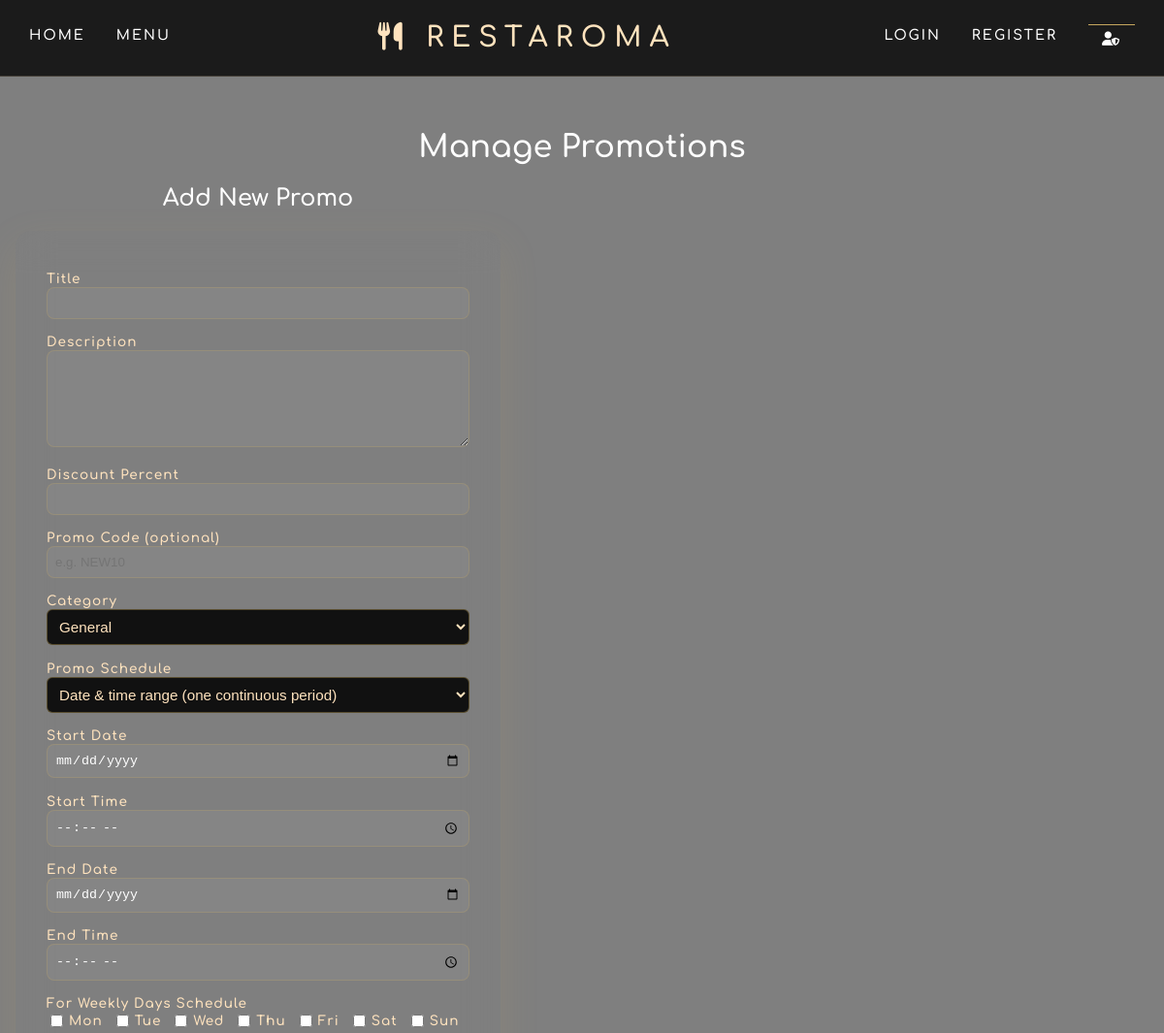
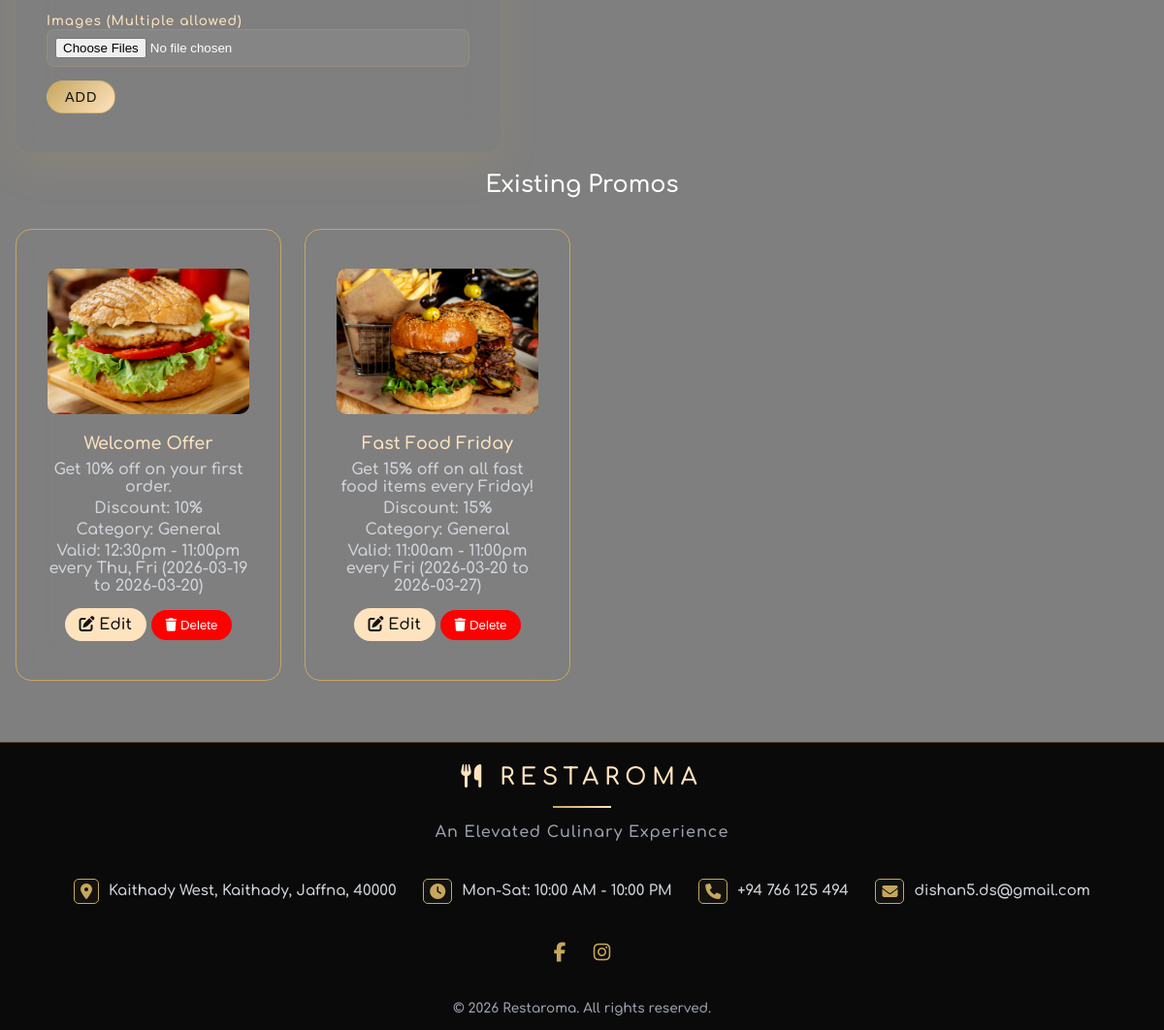
The page /admin/manage_promos.php (signed in) on the database its author committed (2 pictures, top to bottom).
### tables this page shows
CREATE TABLE IF NOT EXISTS `promos` (
  `id` int NOT NULL AUTO_INCREMENT,
  `title` varchar(150) NOT NULL,
  `description` text,
  `discount_percent` int DEFAULT '0',
  `category` varchar(100) DEFAULT NULL,
  `start_date` datetime NOT NULL,
  `end_date` datetime NOT NULL,
  `created_at` timestamp NULL DEFAULT CURRENT_TIMESTAMP,
  `images` json DEFAULT (_cp850'[]'),
  `status` enum('active','inactive') DEFAULT 'active',
  `featured` tinyint(1) DEFAULT '0',
  `schedule_type` varchar(10) NOT NULL DEFAULT 'range',
  `valid_from` date DEFAULT NULL,
  `valid_to` date DEFAULT NULL,
  `weekly_days` varchar(50) DEFAULT NULL,
  `daily_start_time` time DEFAULT NULL,
  `daily_end_time` time DEFAULT NULL,
  `promo_code` varchar(30) DEFAULT NULL,
  PRIMARY KEY (`id`)
);

### admin/manage_promos.php (the view, shortened to what this page needs)
<?php
$pageClass = "admindash-page";
require __DIR__ . '/../config/db.php';
require __DIR__ . '/../includes/header.php';
$editPromo = null;
$stmt = $pdo->query("SELECT * FROM promos ORDER BY created_at DESC");
$promos = $stmt->fetchAll();
?>
<h1>Manage Promotions</h1>
<div class="manage-menu-wrapper">
    <h2><?php echo $editPromo ? 'Edit Promo' : 'Add New Promo'; ?></h2>
    <form action="" method="post" enctype="multipart/form-data" class="form-card">
        <div class="form-group">
            <label for="title">Title</label>
            <input required type="text" id="title" name="title"
                value="<?php echo $editPromo ? htmlspecialchars($editPromo['title']) : ''; ?>">
        </div>
        <div class="form-group">
            <label for="description">Description</label>
            <textarea id="description"
                name="description"><?php echo $editPromo ? htmlspecialchars($editPromo['description']) : ''; ?></textarea>
        </div>
        <div class="form-group">
            <label for="discount_percent">Discount Percent</label>
            <input required type="number" min="1" max="100" id="discount_percent" name="discount_percent"
                value="<?php echo $editPromo ? (int)$editPromo['discount_percent'] : ''; ?>">
        </div>
        <div class="form-group">
            <label for="promo_code">Promo Code (optional)</label>
            <input type="text" id="promo_code" name="promo_code" maxlength="30" placeholder="e.g. NEW10"
                value="<?php echo $editPromo ? htmlspecialchars((string)($editPromo['promo_code'] ?? '')) : ''; ?>">
        </div>
        <div class="form-group">
            <label for="category">Category</label>
            <select name="category" id="category" required>
                <?php
                $cats = ['General','Lunch','Dinner','Seasonal','Limited Time'];
                foreach ($cats as $cat):
                    $selected = $editPromo && $editPromo['category'] === $cat ? 'selected' : '';
                ?>
                <option value="<?php echo $cat; ?>" <?php echo $selected; ?>><?php echo $cat; ?></option>
                <?php endforeach; ?>
            </select>
        </div>
        <div class="form-group">
            <label for="schedule_type">Promo Schedule</label>
            <?php $st = ($editPromo['schedule_type'] ?? '') ?: 'range'; ?>
            <select name="schedule_type" id="schedule_type" required>
                <option value="range" <?php echo $st === 'range' ? 'selected' : ''; ?>>Date &amp; time range (one
                    continuous period)</option>
            </select>
        </div>
        <div class="form-group">
            <label for="start_date">Start Date</label>
            <input required type="date" id="start_date" name="start_date"
                value="<?php echo $editPromo ? date('Y-m-d', strtotime($editPromo['start_date'])) : ''; ?>">
        </div>
        <div class="form-group">
            <label for="start_time">Start Time</label>
            <input required type="time" id="start_time" name="start_time"
                value="<?php echo $editPromo ? date('H:i', strtotime($editPromo['start_date'])) : ''; ?>">
        </div>
        <div class="form-group">
            <label for="end_date">End Date</label>
            <input required type="date" id="end_date" name="end_date"
                value="<?php echo $editPromo ? date('Y-m-d', strtotime($editPromo['end_date'])) : ''; ?>">
        </div>
        <div class="form-group">
            <label for="end_time">End Time</label>
            <input required type="time" id="end_time" name="end_time"
                value="<?php echo $editPromo ? date('H:i', strtotime($editPromo['end_date'])) : ''; ?>">
        </div>
        <div class="form-group">
            <label>For Weekly Days Schedule</label>
            <?php
                $selectedDays = [];
                $weekLabels = [1=>'Mon',2=>'Tue',3=>'Wed',4=>'Thu',5=>'Fri',6=>'Sat',7=>'Sun'];
            ?>
            <div style="display:flex;gap:10px;flex-wrap:wrap;">
                <?php foreach ($weekLabels as $num => $lbl): ?>
                <label style="display:flex;align-items:center;gap:3px;">
                    <input type="checkbox" name="weekly_days[]" value="<?php echo $num; ?>"
                        <?php echo in_array((string)$num, $selectedDays, true) ? 'checked' : ''; ?>>
                    <?php echo $lbl; ?>
                </label>
                <?php endforeach; ?>
            </div>
        </div>
        <div class="form-group">
            <label for="images">Images (Multiple allowed)</label>
            <input type="file" id="images" name="images[]" accept="image/*" multiple>
        </div>
        <div class="admin-menu-form">
            <button type="submit" class="btn"><?php echo $editPromo ? 'UPDATE' : 'ADD'; ?></button>
        </div>
    </form>
</div>
<h2>Existing Promos</h2>
<div class="admin-menu-grid">
    <?php foreach ($promos as $promo): ?>
    <div class="admin-menu-card">
        <?php
$start = strtotime($promo['start_date']);
$end = strtotime($promo['end_date']);
?>
        <?php
        $images = json_decode($promo['images'], true);
        if (!empty($images)):
        ?>
        <img src="../assets/images/<?php echo htmlspecialchars($images[0]); ?>"
            alt="<?php echo htmlspecialchars($promo['title']); ?>">
        <?php endif; ?>
        <h3><?php echo htmlspecialchars($promo['title']); ?></h3>
        <p><?php echo htmlspecialchars($promo['description']); ?></p>
        <p>Discount: <?php echo (int)$promo['discount_percent']; ?>%</p>
        <p>Category: <?php echo htmlspecialchars($promo['category']); ?></p>
        <?php if (($promo['schedule_type'] ?? 'range') === 'weekly' && !empty($promo['valid_from']) && !empty($promo['valid_to'])): ?>
        <?php
            $dayMap = [1=>'Mon',2=>'Tue',3=>'Wed',4=>'Thu',5=>'Fri',6=>'Sat',7=>'Sun'];
            $days = array_filter(array_map('trim', explode(',', (string)($promo['weekly_days'] ?? ''))));
            $labels = [];
            foreach ($days as $d) {
                $n = (int)$d;
                if (isset($dayMap[$n])) $labels[] = $dayMap[$n];
            }
            $ds = $promo['daily_start_time'] ?: date('H:i:s', $start);
            $de = $promo['daily_end_time'] ?: date('H:i:s', $end);
        ?>
        <p>
            Valid:
            <?php echo htmlspecialchars(date('g:ia', strtotime('1970-01-01 '.$ds))); ?> -
            <?php echo htmlspecialchars(date('g:ia', strtotime('1970-01-01 '.$de))); ?>
            every <?php echo htmlspecialchars(implode(', ', $labels)); ?>
            (<?php echo htmlspecialchars($promo['valid_from']); ?> to
            <?php echo htmlspecialchars($promo['valid_to']); ?>)
        </p>
        <?php else: ?>
        <p>Valid: <?php echo htmlspecialchars($promo['start_date']); ?> -
            <?php echo htmlspecialchars($promo['end_date']); ?></p>
        <?php endif; ?>
        <form method="POST" action="" class="delete-form">
            <a href="?edit=<?php echo (int)$promo['id']; ?>" class="edit-btn"><i class="fas fa-edit"></i> Edit</a>
            <button type="submit" class="delete-btn" onclick="return confirm('Delete this promo?');"><i
                    class="fas fa-trash"></i> Delete</button>
        </form>
    </div>
    <?php endforeach; ?>
</div>
<?php
require __DIR__ . '/../includes/footer.php';
?>

### includes/header.php (shortened to what this page needs)
<!DOCTYPE html>
<html lang="en">
<head>
    <link rel="stylesheet" href="https://cdnjs.cloudflare.com/ajax/libs/font-awesome/6.5.0/css/all.min.css">
    <link rel="stylesheet" href="/Restaurant-System/assets/css/style.css?v=2">
    <?php if(isset($pageClass) && $pageClass === 'admindash-page'): ?>
    <link rel="stylesheet" href="/Restaurant-System/assets/css/admindash.css">
    <?php endif; ?>
</head>
<body class="<?php echo $pageClass ?? ''; ?>">
    <header class="main-header">
        <div class="nav-wrapper">
            <nav class="nav nav-left">
                <a href="/Restaurant-System/index.php">Home</a>
                <a href="/Restaurant-System/user/menu.php">Menu</a>
            </nav>
            <div class="logo"><i class="fa-solid fa-utensils"></i> Restaroma</div>
            <nav class="nav nav-right">
                <?php if (isset($_SESSION['user_id'])): ?>
                <a href="/Restaurant-System/user/udashboard.php">Dashboard</a>
                <a href="/Restaurant-System/user/logout.php"><i class="fa-solid fa-right-from-bracket"></i> Logout</a>
                <?php else: ?>
                <a href="/Restaurant-System/user/login.php">Login</a>
                <a href="/Restaurant-System/user/register.php">Register</a>
                <a href="/Restaurant-System/admin/adashboard.php" class="admin-link"><i class="fas fa-user-shield"></i></a>
                <?php endif; ?>
            </nav>
        </div>
    </header>
    <main class="main-content">
        <div class="container">

### includes/footer.php (shortened to what this page needs)
</div>
</main>
<footer class="main-footer">
    <div class="footer-content">
        <div class="footer-brand">
            <h2><i class="fa-notdog fa-solid fa-utensils"></i> Restaroma</h2>
            <div class="footer-divider"></div>
            <p>An Elevated Culinary Experience</p>
        </div>
        <div class="footer-contact">
            <p>
                <i class="fas fa-map-marker-alt"></i> Kaithady West, Kaithady, Jaffna, 40000 &nbsp; &nbsp;
                <i class="fas fa-clock"></i> Mon-Sat: 10:00 AM - 10:00 PM &nbsp; &nbsp;
                <i class="fas fa-phone"></i> +94 766 125 494 &nbsp; &nbsp;
                <i class="fas fa-envelope"></i> dishan5.ds@gmail.com
            </p>
        </div>
        <div class="footer-social">
            <a href="#"><i class="fab fa-facebook-f"></i></a>
            <a href="#"><i class="fab fa-instagram"></i></a>
        </div>
        <div class="footer-bottom">
            <p>&copy; <?php echo date('Y'); ?> Restaroma. All rights reserved.</p>
        </div>
    </div>
</footer>
</body>
</html>

### assets/css/style.css (style rules this page uses)
*, *::before, *::after { box-sizing: border-box; }
html { scroll-behavior: smooth; }
body { margin: 0; color: #d1d5db; font-family: 'Comfortaa', cursive; background: linear-gradient(rgba(0, 0, 0, 0.5), rgba(0, 0, 0, 0.5)), url("../images/bg.jpg") center / cover no-repeat; min-height: 100vh; display: flex; flex-direction: column; }
main { flex: 1; }
button { transition: all 0.25s ease; }
a { color: inherit; text-decoration: none; transition: all 0.25s ease; }
.main-header { width: 100%; padding: 23px 0; background: rgba(10, 10, 10, 0.85); backdrop-filter: blur(12px); border-bottom: 1px solid rgba(255, 227, 190, 0.2); position: sticky; top: 0; z-index: 997; }
.nav-wrapper { display: flex; align-items: center; justify-content: space-between; }
.nav { display: flex; gap: 2rem; align-items: center; }
.nav-left { padding-left: 30px; }
.logo { font-size: 1.8rem; letter-spacing: 8px; font-weight: 600; color: #ffe3be; text-transform: uppercase; text-align: center; }
.nav-right { padding-right: 30px; }
.nav a { font-size: 0.9rem; letter-spacing: 2px; text-transform: uppercase; color: #ffffff; position: relative; padding-bottom: 6px; transition: color 0.3s ease; }
.nav a::after { content: ""; position: absolute; left: 50%; bottom: 0; width: 0%; height: 1px; background: linear-gradient(to right, #c6a75e, #ffe3be); transition: 0.5s ease; transform: translateX(-50%); }
.admin-link { border-top: 1px solid #c6a75e; padding: 6px 14px; }
.main-content { padding: 1.5rem 0 3rem; }
.container { max-width: 1250px; margin: 0 auto; color: #fff; padding: 10px 1rem; text-align: center; }
.main-footer { width: 100%; background: #0a0a0a; color: #d1d5db; padding: 0.1rem 0 0.1rem; margin-top: 5px; border-top: 1px solid rgba(198, 167, 94, 0.3); }
.footer-content { display: flex; flex-direction: column; align-items: center; justify-content: center; text-align: center; }
.footer-brand h2 { letter-spacing: 6px; text-transform: uppercase; font-weight: 600; color: #ffe3be; margin-bottom: 0.5rem; }
.footer-divider { width: 60px; height: 2px; background: linear-gradient(to right, #c6a75e, #ffe3be); margin: 1rem auto; }
.footer-brand p { margin: 0; color: #9ca3af; letter-spacing: 1px; }
.footer-contact { margin-top: 1.5rem; }
.footer-contact p { display: flex; flex-wrap: wrap; align-items: center; justify-content: center; font-size: 15px; color: #d1d5db; gap: 10px; }
.footer-contact i { border: 1px solid #c6a75e; border-radius: 5px; color: #c6a75e; background: rgba(198, 167, 94, 0.05); padding: 4px 6px; font-size: 16px; vertical-align: middle; transition: all 0.3s ease; }
.footer-social { margin-top: 1.5rem; }
.footer-social a { color: #c6a75e; font-size: 20px; margin: 0 12px; text-decoration: none; display: inline-block; position: relative; transition: color 0.3s; }
.footer-social a::after { content: ''; position: absolute; width: 0%; height: 2px; left: 0; bottom: -4px; background: #ffe3be; transition: width 0.3s; }
.footer-bottom { margin-top: 25px; font-size: 0.85rem; color: #9ca3af; }

### rows shown on the page
promos: shows a picture, title "Welcome Offer", description "Get 10% off on your first order.", discount_percent "10", category "General", daily_start_time "12:30pm", daily_end_time "11:00pm", labels "Thu, Fri", valid_from "2026-03-19", valid_to "2026-03-20"
promos: shows a picture, title "Fast Food Friday", description "Get 15% off on all fast food items every Friday!", discount_percent "15", category "General", daily_start_time "11:00am", daily_end_time "11:00pm", labels "Fri", valid_from "2026-03-20", valid_to "2026-03-27"

### other values the page prints
$lbl "Mon"
$lbl "Tue"
$lbl "Wed"
$lbl "Thu"
$lbl "Fri"
$lbl "Sat"
$lbl "Sun"
form field category "General"
